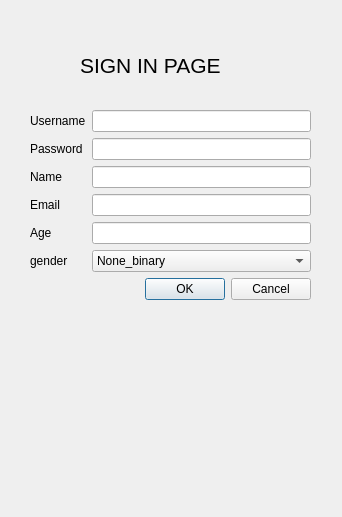
<?xml version="1.0" encoding="UTF-8"?>
<ui version="4.0">
 <class>signin</class>
 <widget class="QDialog" name="signin">
  <property name="geometry">
   <rect>
    <x>0</x>
    <y>0</y>
    <width>342</width>
    <height>517</height>
   </rect>
  </property>
  <property name="windowTitle">
   <string>Dialog</string>
  </property>
  <widget class="QLabel" name="label">
   <property name="geometry">
    <rect>
     <x>80</x>
     <y>40</y>
     <width>191</width>
     <height>51</height>
    </rect>
   </property>
   <property name="font">
    <font>
     <pointsize>16</pointsize>
    </font>
   </property>
   <property name="text">
    <string>SIGN IN PAGE</string>
   </property>
  </widget>
  <widget class="QWidget" name="formLayoutWidget">
   <property name="geometry">
    <rect>
     <x>30</x>
     <y>110</y>
     <width>281</width>
     <height>371</height>
    </rect>
   </property>
   <layout class="QFormLayout" name="formLayout">
    <item row="0" column="0">
     <widget class="QLabel" name="username">
      <property name="text">
       <string>Username</string>
      </property>
     </widget>
    </item>
    <item row="0" column="1">
     <widget class="QLineEdit" name="username_2"/>
    </item>
    <item row="1" column="0">
     <widget class="QLabel" name="password">
      <property name="text">
       <string>Password</string>
      </property>
     </widget>
    </item>
    <item row="1" column="1">
     <widget class="QLineEdit" name="password_2"/>
    </item>
    <item row="2" column="0">
     <widget class="QLabel" name="name">
      <property name="text">
       <string>Name</string>
      </property>
     </widget>
    </item>
    <item row="2" column="1">
     <widget class="QLineEdit" name="name_2"/>
    </item>
    <item row="3" column="0">
     <widget class="QLabel" name="email">
      <property name="text">
       <string>Email</string>
      </property>
     </widget>
    </item>
    <item row="3" column="1">
     <widget class="QLineEdit" name="email_2"/>
    </item>
    <item row="4" column="0">
     <widget class="QLabel" name="age">
      <property name="text">
       <string>Age</string>
      </property>
     </widget>
    </item>
    <item row="4" column="1">
     <widget class="QLineEdit" name="age_2"/>
    </item>
    <item row="5" column="0">
     <widget class="QLabel" name="gender">
      <property name="text">
       <string>gender</string>
      </property>
     </widget>
    </item>
    <item row="5" column="1">
     <widget class="QComboBox" name="comboBox">
      <item>
       <property name="text">
        <string>None_binary</string>
       </property>
      </item>
      <item>
       <property name="text">
        <string>Female</string>
       </property>
      </item>
      <item>
       <property name="text">
        <string>Male</string>
       </property>
      </item>
      <item>
       <property name="text">
        <string/>
       </property>
      </item>
      <item>
       <property name="text">
        <string/>
       </property>
      </item>
     </widget>
    </item>
    <item row="6" column="1">
     <widget class="QDialogButtonBox" name="buttonBox_2">
      <property name="orientation">
       <enum>Qt::Horizontal</enum>
      </property>
      <property name="standardButtons">
       <set>QDialogButtonBox::Cancel|QDialogButtonBox::Ok</set>
      </property>
     </widget>
    </item>
   </layout>
  </widget>
 </widget>
 <resources/>
 <connections/>
</ui>
